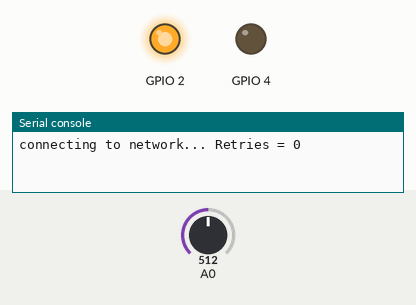
Recording of a program running on a simulated ESP8266 board running MicroPython. Shown: output pins drawn as LEDs (lit = HIGH), the last lines printed to the serial console. The inputs (shaded band) are chosen by the test bench; at power-on: A0 = 512 (analog values on the 0–1023 scale). WiFi joins after 1.5 s; the clock reads 2024-03-15 10:24:30 at power-on unless the program sets it; files the program writes start out absent; requests to the public web service named in the program get a made-up reply in its usual format after 0.4 s (London, UTC, broken clouds, 64 % humidity, 1013 hPa unless stated).

Above: at 0.1 s.
At 2.1 s:
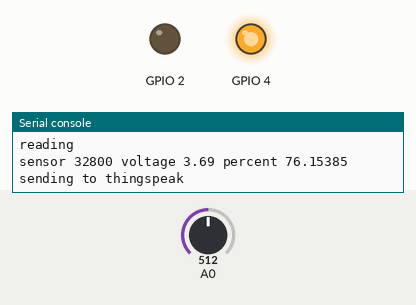
Timing chart, 0 to 3.6 s (numbered marks = the images above):
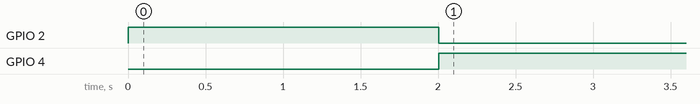

The program:

main.py
```python
import urequests
import network
import machine
import time

SSID    :str = 'IoT-ra'
PASSWORD:str = 'P9$y#F5x!b&'
SERVER  :str = 'api.thingspeak.com'
THINGSPEAK_WRITE_API_KEY :str = 'K496XGBKTQEOF2C6'
HTTP_HEADERS = {'Content-Type': 'application/json'}

RELAY_PIN: int        = 4 # d2 is pin 4
LED_PIN: int          = 2 # GPIO 2 is on board LED
ANALOGIN : int        = 0
CALIBRATION: float    = 0.39

sendDataIntervalSeconds = 14
relayOnTimeSeconds      = 5*60
delayTimeMiliSeconds    = 21_600_000
wifiRetries             = 60
#relayPin = RELAY_PIN
#relayPin.value(1) # since the esp is active high

def connect_wifi() -> bool:
    sta_if = network.WLAN(network.STA_IF)
    sta_if.active(True)
    count = 0
    while count < wifiRetries:
        try:
            if not sta_if.isconnected():
                print(f'connecting to network... Retries = {count}')
                sta_if.connect(SSID, PASSWORD)
                time.sleep(1)
                count += 1
            if sta_if.isconnected():
                count += 1
                print('Connected to Network')
                print('network config:', sta_if.ifconfig())
                return True
        except Exception as e:
            time.sleep(1)
            count += 1
            print(e)
            continue
    return False

def scale_value(value, in_min, in_max, out_min, out_max):
  scaled_value = (value - in_min) * (out_max - out_min) / (in_max - in_min) + out_min
  return scaled_value

def sendDataAndMeasurement(dummy = None) -> bool:
    print('reading')

    adc         = machine.ADC(ANALOGIN)
    sensorValue = adc.read_u16()
    voltage     = ((sensorValue * 3.3) / 65535) * 2 + CALIBRATION
    voltage     = round(voltage,2)
    battery_percentage = scale_value(voltage,2.7,4.0,0,100)
    print('sensor',sensorValue,'voltage',voltage,'percent',battery_percentage)

    with open('battery.csv','a') as file:
        file.write(str(time.time_ns()))
        file.write(',')
        file.write('_'.join(list(str(x) for x in time.gmtime())))
        file.write(',')
        file.write(str(voltage))
        file.write(',')
        file.write(str(battery_percentage))
        file.write('\r\n')

    print('sending to thingspeak ', end = '')
    data = {'field1':voltage, 'field2':battery_percentage}
    request = urequests.post(
        'http://api.thingspeak.com/update?api_key=' + THINGSPEAK_WRITE_API_KEY,
        json    = data,
        headers = HTTP_HEADERS
    )
    request.close()
    if request.status_code == 200:
        print('successfully')
        return True
    else:
        print('Data not sent')
        return False

def main():
    adc      = machine.ADC(ANALOGIN)
    relayPin = machine.Pin(RELAY_PIN,machine.Pin.OUT)
    ledPin = machine.Pin(LED_PIN,machine.Pin.OUT)
    relayPin.value(0)
    ledPin.value(1)

    is_connected = connect_wifi()
    currentMillis = time.ticks_ms()

    while True:
        if time.ticks_ms() - currentMillis < relayOnTimeSeconds*1_000:

            relayPin.value(1)
            ledPin.value(0)
            t = machine.Timer(1)
            if is_connected:
                t.init(period=sendDataIntervalSeconds ,callback = sendDataAndMeasurement)
            else:
                t.init(period=sendDataIntervalSeconds, callback = lambda x: print((time.ticks_ms()-currentMillis)/1000,'seconds elapsed'))
            time.sleep(relayOnTimeSeconds)
            t.deinit()
        else:
            relayPin.value(0)
            ledPin.value(1)
            print()
            print()
            print()
            print('Delay')
            # time.sleep(delayTimeSeconds)
            machine.deepsleep(delayTimeMiliSeconds)


if __name__ == '__main__':
    main()
```

boot.py
```python
# This file is executed on every boot (including wake-boot from deepsleep)
#import esp
#esp.osdebug(None)
import os, machine
#os.dupterm(None, 1) # disable REPL on UART(0)
import gc
#import webrepl
#webrepl.start()
gc.collect()

from main import main
main()
```

Measured:
- by itself, GPIO 2: HIGH → LOW at 2.0 s
- by itself, GPIO 4: LOW → HIGH at 2.0 s
